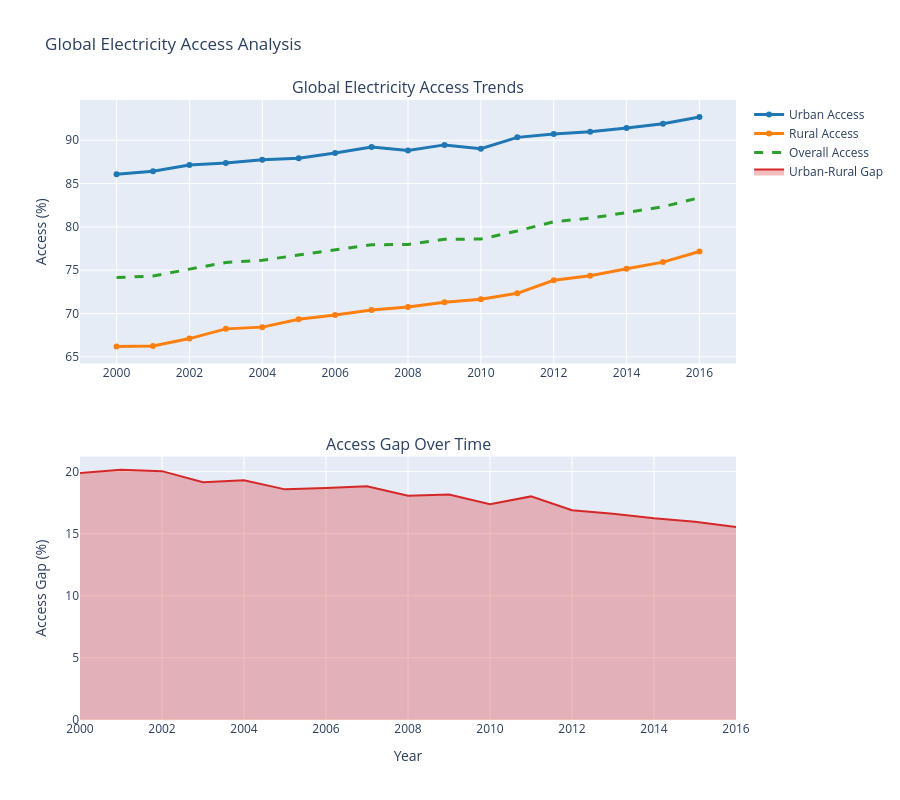

Notebook code cell kept with this figure:
### Markdown cell above
## 5. 🟢 Q2 —Global average rural electricity access trend (2000-2016)

### Code cell
# 2. Global average rural electricity access trend (2000-2016)
print("📈 GLOBAL AVERAGE RURAL ELECTRICITY ACCESS TREND (2000-2016)")
print("="*60)

# Filter years and calculate global averages
global_trend = df_clean[df_clean['date'] <= 2016].groupby('date').agg({
    'Electricity_Access_Rural_Percentage': 'mean',
    'Electricity_Access_Urban_Percentage': 'mean'
}).reset_index()

# Calculate overall access
global_trend['Overall_Access'] = (
    global_trend['Electricity_Access_Urban_Percentage'] * 0.4 + 
    global_trend['Electricity_Access_Rural_Percentage'] * 0.6
)

print(f"Rural Access in 2000: {global_trend.iloc[0]['Electricity_Access_Rural_Percentage']:.1f}%")
print(f"Rural Access in 2016: {global_trend.iloc[-1]['Electricity_Access_Rural_Percentage']:.1f}%")
print(f"Improvement: {global_trend.iloc[-1]['Electricity_Access_Rural_Percentage'] - global_trend.iloc[0]['Electricity_Access_Rural_Percentage']:.1f}%")

# Visualization
fig = make_subplots(rows=2, cols=1, 
                   subplot_titles=('Global Electricity Access Trends', 'Access Gap Over Time'),
                   vertical_spacing=0.15)

# Line chart for access trends
fig.add_trace(
    go.Scatter(x=global_trend['date'], y=global_trend['Electricity_Access_Urban_Percentage'],
               mode='lines+markers', name='Urban Access', line=dict(color='#1f77b4', width=3)),
    row=1, col=1
)

fig.add_trace(
    go.Scatter(x=global_trend['date'], y=global_trend['Electricity_Access_Rural_Percentage'],
               mode='lines+markers', name='Rural Access', line=dict(color='#ff7f0e', width=3)),
    row=1, col=1
)

fig.add_trace(
    go.Scatter(x=global_trend['date'], y=global_trend['Overall_Access'],
               mode='lines', name='Overall Access', line=dict(color='#2ca02c', width=3, dash='dash')),
    row=1, col=1
)

# Area chart for access gap
global_trend['Access_Gap'] = (global_trend['Electricity_Access_Urban_Percentage'] - 
                             global_trend['Electricity_Access_Rural_Percentage'])

fig.add_trace(
    go.Scatter(x=global_trend['date'], y=global_trend['Access_Gap'],
               mode='lines', fill='tozeroy', name='Urban-Rural Gap',
               line=dict(color='#d62728', width=2), fillcolor='rgba(214, 39, 40, 0.3)'),
    row=2, col=1
)

fig.update_layout(height=800, showlegend=True, title_text="Global Electricity Access Analysis")
fig.update_xaxes(title_text="Year", row=2, col=1)
fig.update_yaxes(title_text="Access (%)", row=1, col=1)
fig.update_yaxes(title_text="Access Gap (%)", row=2, col=1)
fig.show()

### Figure 1 — Plotly figure (JSON) as saved in the notebook; plotly's stock layout.template omitted (floating-point values rounded to 4 significant figures)
{"data": [{"line": {"color": "#1f77b4", "width": 3}, "mode": "lines+markers", "name": "Urban Access", "type": "scatter", "x": [2000, 2001, 2002, 2003, 2004, 2005, 2006, 2007, 2008, 2009, 2010, 2011, 2012, 2013, 2014, 2015, 2016], "xaxis": "x", "y": [86.08, 86.42, 87.15, 87.38, 87.74, 87.92, 88.53, 89.23, 88.81, 89.46, 89.02, 90.33, 90.73, 90.97, 91.41, 91.9, 92.69], "yaxis": "y"}, {"line": {"color": "#ff7f0e", "width": 3}, "mode": "lines+markers", "name": "Rural Access", "type": "scatter", "x": [2000, 2001, 2002, 2003, 2004, 2005, 2006, 2007, 2008, 2009, 2010, 2011, 2012, 2013, 2014, 2015, 2016], "xaxis": "x", "y": [66.19, 66.26, 67.11, 68.23, 68.43, 69.35, 69.84, 70.42, 70.76, 71.31, 71.65, 72.33, 73.84, 74.36, 75.16, 75.93, 77.16], "yaxis": "y"}, {"line": {"color": "#2ca02c", "dash": "dash", "width": 3}, "mode": "lines", "name": "Overall Access", "type": "scatter", "x": [2000, 2001, 2002, 2003, 2004, 2005, 2006, 2007, 2008, 2009, 2010, 2011, 2012, 2013, 2014, 2015, 2016], "xaxis": "x", "y": [74.14, 74.32, 75.12, 75.89, 76.15, 76.78, 77.32, 77.94, 77.98, 78.57, 78.6, 79.53, 80.6, 81.01, 81.66, 82.32, 83.37], "yaxis": "y"}, {"fill": "tozeroy", "fillcolor": "rgba(214, 39, 40, 0.3)", "line": {"color": "#d62728", "width": 2}, "mode": "lines", "name": "Urban-Rural Gap", "type": "scatter", "x": [2000, 2001, 2002, 2003, 2004, 2005, 2006, 2007, 2008, 2009, 2010, 2011, 2012, 2013, 2014, 2015, 2016], "xaxis": "x2", "y": [19.89, 20.16, 20.04, 19.15, 19.31, 18.57, 18.69, 18.81, 18.05, 18.16, 17.37, 18.0, 16.89, 16.61, 16.25, 15.96, 15.54], "yaxis": "y2"}], "layout": {"annotations": [{"font": {"size": 16}, "showarrow": false, "text": "Global Electricity Access Trends", "x": 0.5, "xanchor": "center", "xref": "paper", "y": 1, "yanchor": "bottom", "yref": "paper"}, {"font": {"size": 16}, "showarrow": false, "text": "Access Gap Over Time", "x": 0.5, "xanchor": "center", "xref": "paper", "y": 0.425, "yanchor": "bottom", "yref": "paper"}], "height": 800, "showlegend": true, "title": {"text": "Global Electricity Access Analysis"}, "xaxis": {"anchor": "y", "domain": [0, 1]}, "xaxis2": {"anchor": "y2", "domain": [0, 1], "title": {"text": "Year"}}, "yaxis": {"anchor": "x", "domain": [0.575, 1], "title": {"text": "Access (%)"}}, "yaxis2": {"anchor": "x2", "domain": [0, 0.425], "title": {"text": "Access Gap (%)"}}}}
